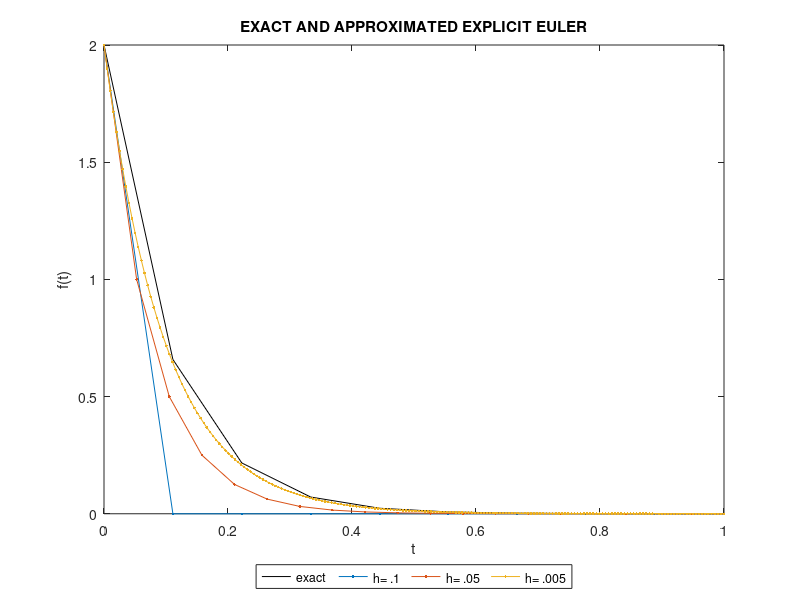
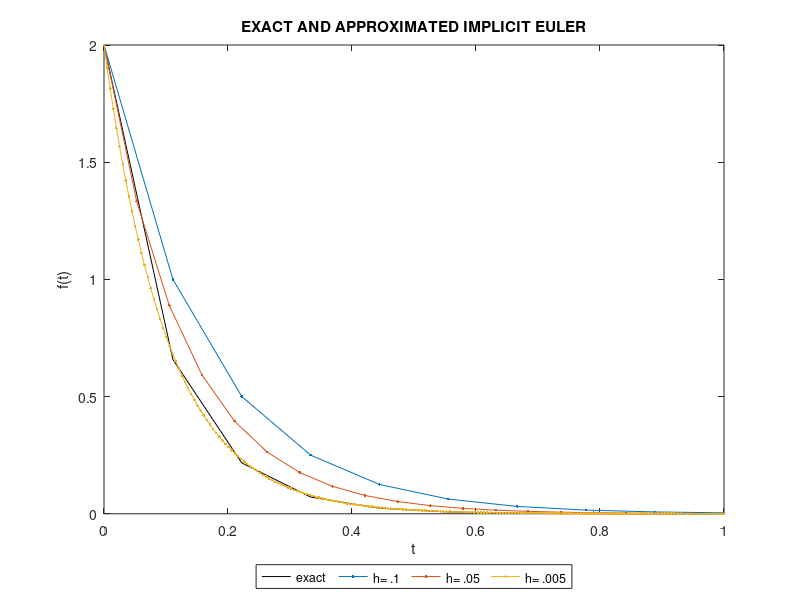

Source code (MATLAB) for these figures, in order:

% Author: Hanieh Soleimani


%  Application of Euler methods,
% with both implicit and explicit one, then
% test them with the numerical approximations in a plot.

close all
clc
clear all

rng('default');


% set the value to lambda for 2 and -10
% set different step size h as given
 l = -10;
% l = 2; 
h = [.1, .05, .005]; hIndex = 1;


gridpoints = [(1-0)/h(1), (1-0)/h(2), (1-0)/h(3)];
pointIndex = 1;

%  set t with the given value between 0 and 1
%  setting the analytical one with 
%  soution to the given ODE
t = linspace(0,1,gridpoints(1));
exact = 2*exp(l*t);


%%%%%%%%%%%%%%%%%%%%%% Applying the EXPLICIT EULER method  %%%%%%%%%%%%%%
figure(1);

%  plot the exact solution in black line
plot(t, exact, 'k');

xlabel('t');
ylabel('f(t)');
title('EXACT AND APPROXIMATED EXPLICIT EULER');
hold on;

tic;
for k = 1:3
    % set the initial condition 
    explicitEuler(1,1) = 2;
    
    for i = 2:(gridpoints(pointIndex))
        explicitEuler(i,1) = (explicitEuler(i-1,1) + h(k)*l*explicitEuler(i-1,1));
    end
    
    plot(linspace(0,1,gridpoints(pointIndex)), explicitEuler, '.-');
    
    pointIndex = pointIndex+1;
    
end
toc;

legend('exact','h= .1','h= .05','h= .005','Location','southoutside','Orientation','horizontal');



%%%%%%%%%%%%%%%%%%%%%% Applying the IMPLICIT EULER method  %%%%%%%%%%%%%%

figure(2);

%  plot the exact solution in black line
plot(t, exact, 'k');

xlabel('t');
ylabel('f(t)');
title('EXACT AND APPROXIMATED IMPLICIT EULER');

hold on;

tic;
for k = 1:3
    %set the initial condition 
    implicitEuler(1,1) = 2;
    
    for i = 2:(gridpoints(hIndex))
        implicitEuler(i,1) = (implicitEuler(i-1,1) / (1 - h(k)*l));
    end
    
    plot(linspace(0,1,gridpoints(hIndex)), implicitEuler, '.-');
    
    hIndex = hIndex+1;
    
end
toc;



legend('exact','h= .1','h= .05','h= .005','Location','southoutside','Orientation','horizontal');





